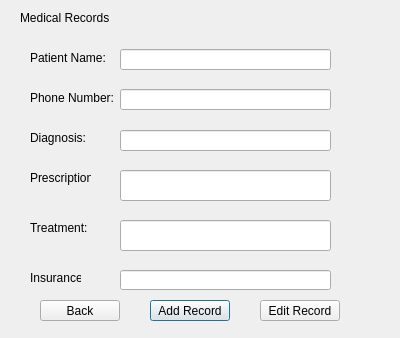
<?xml version="1.0" encoding="UTF-8"?>
<ui version="4.0">
 <class>MedicalRecords</class>
 <widget class="QDialog" name="MedicalRecords">
  <property name="geometry">
   <rect>
    <x>0</x>
    <y>0</y>
    <width>400</width>
    <height>338</height>
   </rect>
  </property>
  <property name="windowTitle">
   <string>Dialog</string>
  </property>
  <widget class="QLabel" name="label_record">
   <property name="geometry">
    <rect>
     <x>20</x>
     <y>10</y>
     <width>101</width>
     <height>16</height>
    </rect>
   </property>
   <property name="text">
    <string>Medical Records</string>
   </property>
  </widget>
  <widget class="QLabel" name="label">
   <property name="geometry">
    <rect>
     <x>30</x>
     <y>50</y>
     <width>91</width>
     <height>16</height>
    </rect>
   </property>
   <property name="text">
    <string>Patient Name: </string>
   </property>
  </widget>
  <widget class="QLabel" name="label_patientNumber">
   <property name="geometry">
    <rect>
     <x>30</x>
     <y>90</y>
     <width>91</width>
     <height>16</height>
    </rect>
   </property>
   <property name="text">
    <string>Phone Number: </string>
   </property>
  </widget>
  <widget class="QLabel" name="label_diagnosis">
   <property name="geometry">
    <rect>
     <x>30</x>
     <y>130</y>
     <width>91</width>
     <height>16</height>
    </rect>
   </property>
   <property name="text">
    <string>Diagnosis:</string>
   </property>
  </widget>
  <widget class="QLabel" name="label_prescription">
   <property name="geometry">
    <rect>
     <x>30</x>
     <y>170</y>
     <width>61</width>
     <height>16</height>
    </rect>
   </property>
   <property name="text">
    <string>Prescription: </string>
   </property>
  </widget>
  <widget class="QLabel" name="label_treatment">
   <property name="geometry">
    <rect>
     <x>30</x>
     <y>220</y>
     <width>61</width>
     <height>16</height>
    </rect>
   </property>
   <property name="text">
    <string>Treatment: </string>
   </property>
  </widget>
  <widget class="QLineEdit" name="lineEdit_patientName">
   <property name="geometry">
    <rect>
     <x>120</x>
     <y>49</y>
     <width>211</width>
     <height>21</height>
    </rect>
   </property>
  </widget>
  <widget class="QLineEdit" name="lineEdit_patientNumber">
   <property name="geometry">
    <rect>
     <x>120</x>
     <y>89</y>
     <width>211</width>
     <height>21</height>
    </rect>
   </property>
  </widget>
  <widget class="QLineEdit" name="lineEdit_diagnosis">
   <property name="geometry">
    <rect>
     <x>120</x>
     <y>130</y>
     <width>211</width>
     <height>21</height>
    </rect>
   </property>
  </widget>
  <widget class="QLineEdit" name="lineEdit_prescription">
   <property name="geometry">
    <rect>
     <x>120</x>
     <y>170</y>
     <width>211</width>
     <height>31</height>
    </rect>
   </property>
  </widget>
  <widget class="QLineEdit" name="lineEdit_treament">
   <property name="geometry">
    <rect>
     <x>120</x>
     <y>220</y>
     <width>211</width>
     <height>31</height>
    </rect>
   </property>
  </widget>
  <widget class="QPushButton" name="pushButton_addRecord">
   <property name="geometry">
    <rect>
     <x>150</x>
     <y>300</y>
     <width>80</width>
     <height>21</height>
    </rect>
   </property>
   <property name="text">
    <string>Add Record</string>
   </property>
  </widget>
  <widget class="QPushButton" name="pushButton_ediRecord">
   <property name="geometry">
    <rect>
     <x>260</x>
     <y>300</y>
     <width>80</width>
     <height>21</height>
    </rect>
   </property>
   <property name="text">
    <string>Edit Record</string>
   </property>
  </widget>
  <widget class="QPushButton" name="backButton">
   <property name="geometry">
    <rect>
     <x>40</x>
     <y>300</y>
     <width>80</width>
     <height>21</height>
    </rect>
   </property>
   <property name="text">
    <string>Back</string>
   </property>
  </widget>
  <widget class="QLabel" name="label_insurance">
   <property name="geometry">
    <rect>
     <x>30</x>
     <y>270</y>
     <width>51</width>
     <height>16</height>
    </rect>
   </property>
   <property name="text">
    <string>Insurance:</string>
   </property>
  </widget>
  <widget class="QLineEdit" name="lineEdit_insurance">
   <property name="geometry">
    <rect>
     <x>120</x>
     <y>270</y>
     <width>211</width>
     <height>20</height>
    </rect>
   </property>
  </widget>
 </widget>
 <resources/>
 <connections/>
</ui>
